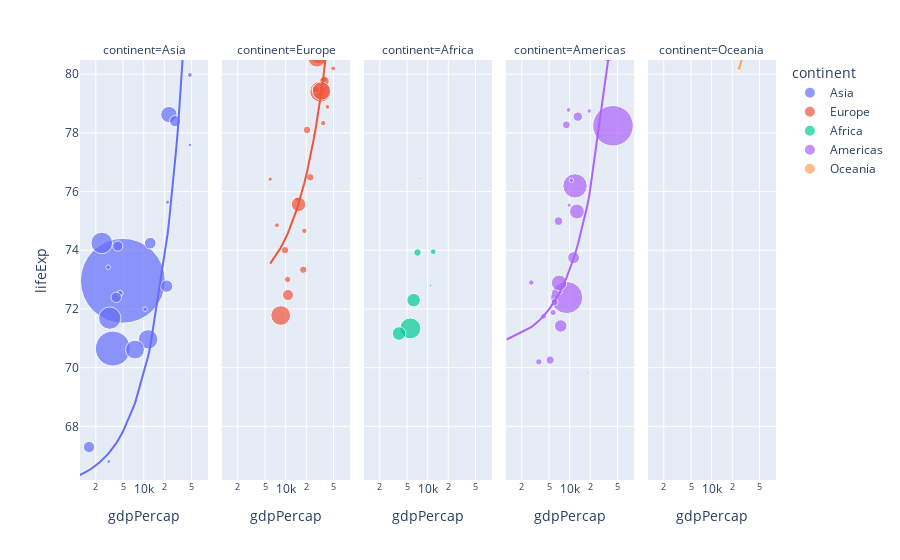

This figure's notebook cell:
### Markdown cell above
# EJERCICIO 3

- Utiliza la misma gráfica de dispersión, ahora queremos responder algunas preguntas para la narrativa de datos
- Agrega los siguientes parámetros para tener una mejor gráfica
```python
facet_col="continent", log_x=True, trendline="ols", hover_name="country"
```
Responde: 
- Si se cambia `log_x=False` por `log_x=True`, que es lo que pasa?
- Que pais tiene el GPD per capita más bajo en asia?
- Que paises tienen la esperanza de vida más alta en Africa

### Code cell
# px._______(data = ____, x=_____, y=_____, other_paremeters=____)

subset_2007 = dataset.query('year == 2007')
px.scatter(subset_2007, x='gdpPercap', y='lifeExp',color='continent', size='pop', size_max=60, facet_col="continent", log_x=True, trendline="ols", hover_name="country")
# Responde: 
# Si se cambia log_x=False por log_x=True el eje equis parece seguir una linea curva, mientras que en False parace seguir una linea recta; también pareciera que la escala del eje x se expande más cuando el parametro es True

#El pais que tiene el GPD per capita más bajo en Asia es Afghanistan

#Los paises que tienen la esperanza de vida más alta en Africa son Tunisia y Libya

### Figure 1 — Plotly figure (JSON) as saved in the notebook; plotly's stock layout.template omitted (floating-point values rounded to 4 significant figures)
{"data": [{"hovertemplate": "<b>%{hovertext}</b><br><br>continent=Asia<br>gdpPercap=%{x}<br>lifeExp=%{y}<br>pop=%{marker.size}<extra></extra>", "hovertext": ["Afghanistan", "Bahrain", "Bangladesh", "Cambodia", "China", "Hong Kong, China", "India", "Indonesia", "Iran", "Iraq", "Israel", "Japan", "Jordan", "Korea, Dem. Rep.", "Korea, Rep.", "Kuwait", "Lebanon", "Malaysia", "Mongolia", "Myanmar", "Nepal", "Oman", "Pakistan", "Philippines", "Saudi Arabia", "Singapore", "Sri Lanka", "Syria", "Taiwan", "Thailand", "Vietnam", "West Bank and Gaza", "Yemen, Rep."], "legendgroup": "Asia", "marker": {"color": "#636efa", "size": [31889923, 708573, 150448339, 14131858, 1318683096, 6980412, 1110396331, 223547000, 69453570, 27499638, 6426679, 127467972, 6053193, 23301725, 49044790, 2505559, 3921278, 24821286, 2874127, 47761980, 28901790, 3204897, 169270617, 91077287, 27601038, 4553009, 20378239, 19314747, 23174294, 65068149, 85262356, 4018332, 22211743], "sizemode": "area", "sizeref": 366300.0, "symbol": "circle"}, "mode": "markers", "name": "Asia", "orientation": "v", "showlegend": true, "type": "scatter", "x": [974.6, 29800.0, 1391.0, 1714.0, 4959.0, 39720.0, 2452.0, 3541.0, 11610.0, 4471.0, 25520.0, 31660.0, 4519.0, 1593.0, 23350.0, 47310.0, 10460.0, 12450.0, 3096.0, 944, 1091.0, 22320.0, 2606.0, 3190.0, 21650.0, 47140.0, 3970.0, 4185.0, 28720.0, 7458.0, 2442.0, 3025.0, 2281.0], "xaxis": "x", "y": [43.83, 75.64, 64.06, 59.72, 72.96, 82.21, 64.7, 70.65, 70.96, 59.55, 80.75, 82.6, 72.53, 67.3, 78.62, 77.59, 71.99, 74.24, 66.8, 62.07, 63.78, 75.64, 65.48, 71.69, 72.78, 79.97, 72.4, 74.14, 78.4, 70.62, 74.25, 73.42, 62.7], "yaxis": "y"}, {"hovertemplate": "<b>OLS trendline</b><br>lifeExp = 0.000387841 * gdpPercap + 65.8909<br>R<sup>2</sup>=0.475216<br><br>continent=Asia<br>gdpPercap=%{x}<br>lifeExp=%{y} <b>(trend)</b><extra></extra>", "legendgroup": "Asia", "marker": {"color": "#636efa", "symbol": "circle"}, "mode": "lines", "name": "Asia", "showlegend": false, "type": "scatter", "x": [944, 974.6, 1091.0, 1391.0, 1593.0, 1714.0, 2281.0, 2442.0, 2452.0, 2606.0, 3025.0, 3096.0, 3190.0, 3541.0, 3970.0, 4185.0, 4471.0, 4519.0, 4959.0, 7458.0, 10460.0, 11610.0, 12450.0, 21650.0, 22320.0, 23350.0, 25520.0, 28720.0, 29800.0, 31660.0, 39720.0, 47140.0, 47310.0], "xaxis": "x", "y": [66.26, 66.27, 66.31, 66.43, 66.51, 66.56, 66.78, 66.84, 66.84, 66.9, 67.06, 67.09, 67.13, 67.26, 67.43, 67.51, 67.62, 67.64, 67.81, 68.78, 69.95, 70.39, 70.72, 74.29, 74.55, 74.95, 75.79, 77.03, 77.45, 78.17, 81.3, 84.17, 84.24], "yaxis": "y"}, {"hovertemplate": "<b>%{hovertext}</b><br><br>continent=Europe<br>gdpPercap=%{x}<br>lifeExp=%{y}<br>pop=%{marker.size}<extra></extra>", "hovertext": ["Albania", "Austria", "Belgium", "Bosnia and Herzegovina", "Bulgaria", "Croatia", "Czech Republic", "Denmark", "Finland", "France", "Germany", "Greece", "Hungary", "Iceland", "Ireland", "Italy", "Montenegro", "Netherlands", "Norway", "Poland", "Portugal", "Romania", "Serbia", "Slovak Republic", "Slovenia", "Spain", "Sweden", "Switzerland", "Turkey", "United Kingdom"], "legendgroup": "Europe", "marker": {"color": "#EF553B", "size": [3600523, 8199783, 10392226, 4552198, 7322858, 4493312, 10228744, 5468120, 5238460, 61083916, 82400996, 10706290, 9956108, 301931, 4109086, 58147733, 684736, 16570613, 4627926, 38518241, 10642836, 22276056, 10150265, 5447502, 2009245, 40448191, 9031088, 7554661, 71158647, 60776238], "sizemode": "area", "sizeref": 366300.0, "symbol": "circle"}, "mode": "markers", "name": "Europe", "orientation": "v", "showlegend": true, "type": "scatter", "x": [5937.0, 36130.0, 33690.0, 7446.0, 10680.0, 14620.0, 22830.0, 35280.0, 33210.0, 30470.0, 32170.0, 27540.0, 18010.0, 36180.0, 40680.0, 28570.0, 9254.0, 36800.0, 49360.0, 15390.0, 20510.0, 10810.0, 9787.0, 18680.0, 25770.0, 28820.0, 33860.0, 37510.0, 8458.0, 33200.0], "xaxis": "x2", "y": [76.42, 79.83, 79.44, 74.85, 73.0, 75.75, 76.49, 78.33, 79.31, 80.66, 79.41, 79.48, 73.34, 81.76, 78.89, 80.55, 74.54, 79.76, 80.2, 75.56, 78.1, 72.48, 74.0, 74.66, 77.93, 80.94, 80.88, 81.7, 71.78, 79.42], "yaxis": "y2"}, {"hovertemplate": "<b>OLS trendline</b><br>lifeExp = 0.000214634 * gdpPercap + 72.2711<br>R<sup>2</sup>=0.722451<br><br>continent=Europe<br>gdpPercap=%{x}<br>lifeExp=%{y} <b>(trend)</b><extra></extra>", "legendgroup": "Europe", "marker": {"color": "#EF553B", "symbol": "circle"}, "mode": "lines", "name": "Europe", "showlegend": false, "type": "scatter", "x": [5937.0, 7446.0, 8458.0, 9254.0, 9787.0, 10680.0, 10810.0, 14620.0, 15390.0, 18010.0, 18680.0, 20510.0, 22830.0, 25770.0, 27540.0, 28570.0, 28820.0, 30470.0, 32170.0, 33200.0, 33210.0, 33690.0, 33860.0, 35280.0, 36130.0, 36180.0, 36800.0, 37510.0, 40680.0, 49360.0], "xaxis": "x2", "y": [73.55, 73.87, 74.09, 74.26, 74.37, 74.56, 74.59, 75.41, 75.57, 76.14, 76.28, 76.67, 77.17, 77.8, 78.18, 78.4, 78.46, 78.81, 79.18, 79.4, 79.4, 79.5, 79.54, 79.84, 80.03, 80.04, 80.17, 80.32, 81.0, 82.86], "yaxis": "y2"}, {"hovertemplate": "<b>%{hovertext}</b><br><br>continent=Africa<br>gdpPercap=%{x}<br>lifeExp=%{y}<br>pop=%{marker.size}<extra></extra>", "hovertext": ["Algeria", "Angola", "Benin", "Botswana", "Burkina Faso", "Burundi", "Cameroon", "Central African Republic", "Chad", "Comoros", "Congo, Dem. Rep.", "Congo, Rep.", "Cote d'Ivoire", "Djibouti", "Egypt", "Equatorial Guinea", "Eritrea", "Ethiopia", "Gabon", "Gambia", "Ghana", "Guinea", "Guinea-Bissau", "Kenya", "Lesotho", "Liberia", "Libya", "Madagascar", "Malawi", "Mali", "Mauritania", "Mauritius", "Morocco", "Mozambique", "Namibia", "Niger", "Nigeria", "Reunion", "Rwanda", "Sao Tome and Principe", "Senegal", "Sierra Leone", "Somalia", "South Africa", "Sudan", "Swaziland", "Tanzania", "Togo", "Tunisia", "Uganda", "Zambia", "Zimbabwe"], "legendgroup": "Africa", "marker": {"color": "#00cc96", "size": [33333216, 12420476, 8078314, 1639131, 14326203, 8390505, 17696293, 4369038, 10238807, 710960, 64606759, 3800610, 18013409, 496374, 80264543, 551201, 4906585, 76511887, 1454867, 1688359, 22873338, 9947814, 1472041, 35610177, 2012649, 3193942, 6036914, 19167654, 13327079, 12031795, 3270065, 1250882, 33757175, 19951656, 2055080, 12894865, 135031164, 798094, 8860588, 199579, 12267493, 6144562, 9118773, 43997828, 42292929, 1133066, 38139640, 5701579, 10276158, 29170398, 11746035, 12311143], "sizemode": "area", "sizeref": 366300.0, "symbol": "circle"}, "mode": "markers", "name": "Africa", "orientation": "v", "showlegend": true, "type": "scatter", "x": [6223.0, 4797.0, 1441.0, 12570.0, 1217.0, 430.1, 2042.0, 706.0, 1704.0, 986.1, 277.6, 3633.0, 1545.0, 2082.0, 5581.0, 12150.0, 641.4, 690.8, 13210.0, 752.7, 1328.0, 942.7, 579.2, 1463.0, 1569.0, 414.5, 12060.0, 1045.0, 759.3, 1043.0, 1803.0, 10960.0, 3820.0, 823.7, 4811.0, 619.7, 2014.0, 7670.0, 863.1, 1598.0, 1712.0, 862.5, 926.1, 9270.0, 2602.0, 4513.0, 1107.0, 883.0, 7093.0, 1056.0, 1271.0, 469.7], "xaxis": "x3", "y": [72.3, 42.73, 56.73, 50.73, 52.3, 49.58, 50.43, 44.74, 50.65, 65.15, 46.46, 55.32, 48.33, 54.79, 71.34, 51.58, 58.04, 52.95, 56.73, 59.45, 60.02, 56.01, 46.39, 54.11, 42.59, 45.68, 73.95, 59.44, 48.3, 54.47, 64.16, 72.8, 71.16, 42.08, 52.91, 56.87, 46.86, 76.44, 46.24, 65.53, 63.06, 42.57, 48.16, 49.34, 58.56, 39.61, 52.52, 58.42, 73.92, 51.54, 42.38, 43.49], "yaxis": "y3"}, {"hovertemplate": "<b>OLS trendline</b><br>lifeExp = 0.00102403 * gdpPercap + 51.6428<br>R<sup>2</sup>=0.148006<br><br>continent=Africa<br>gdpPercap=%{x}<br>lifeExp=%{y} <b>(trend)</b><extra></extra>", "legendgroup": "Africa", "marker": {"color": "#00cc96", "symbol": "circle"}, "mode": "lines", "name": "Africa", "showlegend": false, "type": "scatter", "x": [277.6, 414.5, 430.1, 469.7, 579.2, 619.7, 641.4, 690.8, 706.0, 752.7, 759.3, 823.7, 862.5, 863.1, 883.0, 926.1, 942.7, 986.1, 1043.0, 1045.0, 1056.0, 1107.0, 1217.0, 1271.0, 1328.0, 1441.0, 1463.0, 1545.0, 1569.0, 1598.0, 1704.0, 1712.0, 1803.0, 2014.0, 2042.0, 2082.0, 2602.0, 3633.0, 3820.0, 4513.0, 4797.0, 4811.0, 5581.0, 6223.0, 7093.0, 7670.0, 9270.0, 10960.0, 12060.0, 12150.0, 12570.0, 13210.0], "xaxis": "x3", "y": [51.93, 52.07, 52.08, 52.12, 52.24, 52.28, 52.3, 52.35, 52.37, 52.41, 52.42, 52.49, 52.53, 52.53, 52.55, 52.59, 52.61, 52.65, 52.71, 52.71, 52.72, 52.78, 52.89, 52.94, 53.0, 53.12, 53.14, 53.22, 53.25, 53.28, 53.39, 53.4, 53.49, 53.71, 53.73, 53.78, 54.31, 55.36, 55.55, 56.26, 56.56, 56.57, 57.36, 58.02, 58.91, 59.5, 61.14, 62.86, 63.99, 64.09, 64.51, 65.17], "yaxis": "y3"}, {"hovertemplate": "<b>%{hovertext}</b><br><br>continent=Americas<br>gdpPercap=%{x}<br>lifeExp=%{y}<br>pop=%{marker.size}<extra></extra>", "hovertext": ["Argentina", "Bolivia", "Brazil", "Canada", "Chile", "Colombia", "Costa Rica", "Cuba", "Dominican Republic", "Ecuador", "El Salvador", "Guatemala", "Haiti", "Honduras", "Jamaica", "Mexico", "Nicaragua", "Panama", "Paraguay", "Peru", "Puerto Rico", "Trinidad and Tobago", "United States", "Uruguay", "Venezuela"], "legendgroup": "Americas", "marker": {"color": "#ab63fa", "size": [40301927, 9119152, 190010647, 33390141, 16284741, 44227550, 4133884, 11416987, 9319622, 13755680, 6939688, 12572928, 8502814, 7483763, 2780132, 108700891, 5675356, 3242173, 6667147, 28674757, 3942491, 1056608, 301139947, 3447496, 26084662], "sizemode": "area", "sizeref": 366300.0, "symbol": "circle"}, "mode": "markers", "name": "Americas", "orientation": "v", "showlegend": true, "type": "scatter", "x": [12780.0, 3822.0, 9066.0, 36320.0, 13170.0, 7007.0, 9645.0, 8948.0, 6025.0, 6873.0, 5728.0, 5186.0, 1202.0, 3548.0, 7321.0, 11980.0, 2749.0, 9809.0, 4173.0, 7409.0, 19330.0, 18010.0, 42950.0, 10610.0, 11420.0], "xaxis": "x4", "y": [75.32, 65.55, 72.39, 80.65, 78.55, 72.89, 78.78, 78.27, 72.23, 74.99, 71.88, 70.26, 60.92, 70.2, 72.57, 76.19, 72.9, 75.54, 71.75, 71.42, 78.75, 69.82, 78.24, 76.38, 73.75], "yaxis": "y4"}, {"hovertemplate": "<b>OLS trendline</b><br>lifeExp = 0.000270194 * gdpPercap + 70.6352<br>R<sup>2</sup>=0.349241<br><br>continent=Americas<br>gdpPercap=%{x}<br>lifeExp=%{y} <b>(trend)</b><extra></extra>", "legendgroup": "Americas", "marker": {"color": "#ab63fa", "symbol": "circle"}, "mode": "lines", "name": "Americas", "showlegend": false, "type": "scatter", "x": [1202.0, 2749.0, 3548.0, 3822.0, 4173.0, 5186.0, 5728.0, 6025.0, 6873.0, 7007.0, 7321.0, 7409.0, 8948.0, 9066.0, 9645.0, 9809.0, 10610.0, 11420.0, 11980.0, 12780.0, 13170.0, 18010.0, 19330.0, 36320.0, 42950.0], "xaxis": "x4", "y": [70.96, 71.38, 71.59, 71.67, 71.76, 72.04, 72.18, 72.26, 72.49, 72.53, 72.61, 72.64, 73.05, 73.08, 73.24, 73.29, 73.5, 73.72, 73.87, 74.09, 74.19, 75.5, 75.86, 80.45, 82.24], "yaxis": "y4"}, {"hovertemplate": "<b>%{hovertext}</b><br><br>continent=Oceania<br>gdpPercap=%{x}<br>lifeExp=%{y}<br>pop=%{marker.size}<extra></extra>", "hovertext": ["Australia", "New Zealand"], "legendgroup": "Oceania", "marker": {"color": "#FFA15A", "size": [20434176, 4115771], "sizemode": "area", "sizeref": 366300.0, "symbol": "circle"}, "mode": "markers", "name": "Oceania", "orientation": "v", "showlegend": true, "type": "scatter", "x": [34440.0, 25190.0], "xaxis": "x5", "y": [81.23, 80.2], "yaxis": "y5"}, {"hovertemplate": "<b>OLS trendline</b><br>lifeExp = 0.000111455 * gdpPercap + 77.397<br>R<sup>2</sup>=1.000000<br><br>continent=Oceania<br>gdpPercap=%{x}<br>lifeExp=%{y} <b>(trend)</b><extra></extra>", "legendgroup": "Oceania", "marker": {"color": "#FFA15A", "symbol": "circle"}, "mode": "lines", "name": "Oceania", "showlegend": false, "type": "scatter", "x": [25190.0, 34440.0], "xaxis": "x5", "y": [80.2, 81.23], "yaxis": "y5"}], "layout": {"annotations": [{"font": {}, "showarrow": false, "text": "continent=Asia", "x": 0.092, "xanchor": "center", "xref": "paper", "y": 1, "yanchor": "bottom", "yref": "paper"}, {"font": {}, "showarrow": false, "text": "continent=Europe", "x": 0.296, "xanchor": "center", "xref": "paper", "y": 1, "yanchor": "bottom", "yref": "paper"}, {"font": {}, "showarrow": false, "text": "continent=Africa", "x": 0.5, "xanchor": "center", "xref": "paper", "y": 1, "yanchor": "bottom", "yref": "paper"}, {"font": {}, "showarrow": false, "text": "continent=Americas", "x": 0.704, "xanchor": "center", "xref": "paper", "y": 1, "yanchor": "bottom", "yref": "paper"}, {"font": {}, "showarrow": false, "text": "continent=Oceania", "x": 0.908, "xanchor": "center", "xref": "paper", "y": 1, "yanchor": "bottom", "yref": "paper"}], "autosize": true, "legend": {"itemsizing": "constant", "title": {"text": "continent"}, "tracegroupgap": 0}, "margin": {"t": 60}, "xaxis": {"anchor": "y", "autorange": false, "domain": [0, 0.184], "range": [3.07, 4.94], "title": {"text": "gdpPercap"}, "type": "log"}, "xaxis2": {"anchor": "y2", "autorange": false, "domain": [0.204, 0.388], "matches": "x", "range": [3.07, 4.94], "title": {"text": "gdpPercap"}, "type": "log"}, "xaxis3": {"anchor": "y3", "autorange": false, "domain": [0.408, 0.592], "matches": "x", "range": [3.07, 4.94], "title": {"text": "gdpPercap"}, "type": "log"}, "xaxis4": {"anchor": "y4", "autorange": false, "domain": [0.612, 0.796], "matches": "x", "range": [3.07, 4.94], "title": {"text": "gdpPercap"}, "type": "log"}, "xaxis5": {"anchor": "y5", "autorange": false, "domain": [0.816, 1], "matches": "x", "range": [3.07, 4.94], "title": {"text": "gdpPercap"}, "type": "log"}, "yaxis": {"anchor": "x", "autorange": false, "domain": [0, 1], "range": [66.17, 80.48], "title": {"text": "lifeExp"}, "type": "linear"}, "yaxis2": {"anchor": "x2", "autorange": false, "domain": [0, 1], "matches": "y", "range": [66.17, 80.48], "showticklabels": false, "type": "linear"}, "yaxis3": {"anchor": "x3", "autorange": false, "domain": [0, 1], "matches": "y", "range": [66.17, 80.48], "showticklabels": false, "type": "linear"}, "yaxis4": {"anchor": "x4", "autorange": false, "domain": [0, 1], "matches": "y", "range": [66.17, 80.48], "showticklabels": false, "type": "linear"}, "yaxis5": {"anchor": "x5", "autorange": false, "domain": [0, 1], "matches": "y", "range": [66.17, 80.48], "showticklabels": false, "type": "linear"}}}
